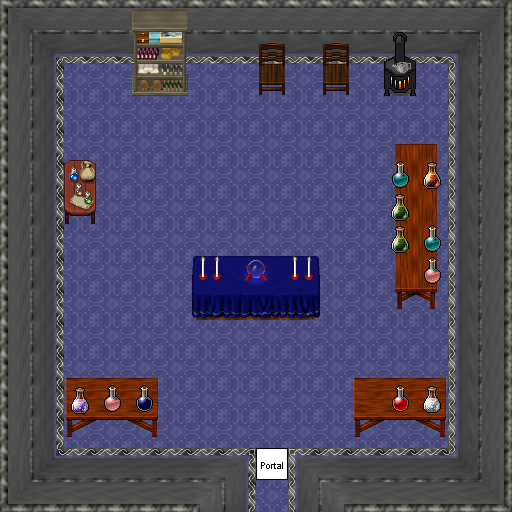

Tiled map render using the project's own tile images. Description and the map definition, with tile-layer contents summarised, below:
An orthogonal 16x16 tile map with 32x32 px tiles, 6 tile layers (0_floor, 1_terrain, 2_object, 3_roof, ...), 2 hidden layers not drawn, 12 tilesets.

<map version="1.2" tiledversion="1.3.0" orientation="orthogonal" renderorder="right-down" compressionlevel="0" width="16" height="16" tilewidth="32" tileheight="32" infinite="0" nextlayerid="9" nextobjectid="1">
 <tileset firstgid="1" name="logic/collision" tilewidth="32" tileheight="32" tilecount="1" columns="1">
  <image source="../../tileset/logic/collision.png" width="32" height="32" />
 </tileset>
 <tileset firstgid="2" name="int_grey" tilewidth="32" tileheight="32" tilecount="121" columns="11">
  <image source="../../tileset/building/wall/int_grey.png" width="352" height="352" />
 </tileset>
 <tileset firstgid="123" name="floor" tilewidth="32" tileheight="32" tilecount="3" columns="3">
  <image source="../../tileset/ground/indoor/floor.png" width="96" height="32" />
 </tileset>
 <tileset firstgid="126" name="wooden_rustic" tilewidth="32" tileheight="32" tilecount="8" columns="4">
  <image source="../../tileset/furniture/chair/wooden_rustic.png" width="128" height="64" />
 </tileset>
 <tileset firstgid="134" name="alchemists_table" tilewidth="32" tileheight="32" tilecount="2" columns="1">
  <image source="../../tileset/furniture/table/alchemists_table.png" width="32" height="64" />
 </tileset>
 <tileset firstgid="136" name="fancy_blue_red" tilewidth="32" tileheight="32" tilecount="12" columns="4">
  <image source="../../tileset/furniture/table/fancy_blue_red.png" width="128" height="96" />
 </tileset>
 <tileset firstgid="148" name="wooden_trestle" tilewidth="32" tileheight="32" tilecount="9" columns="3">
  <image source="../../tileset/furniture/table/wooden_trestle.png" width="96" height="96" />
 </tileset>
 <tileset firstgid="157" name="wooden_trestle_vertical" tilewidth="32" tileheight="32" tilecount="6" columns="2">
  <image source="../../tileset/furniture/table/wooden_trestle_vertical.png" width="64" height="96" />
 </tileset>
 <tileset firstgid="163" name="warmer" tilewidth="32" tileheight="32" tilecount="2" columns="1">
  <image source="../../tileset/furniture/kitchen/warmer.png" width="32" height="64" />
 </tileset>
 <tileset firstgid="165" name="shelf_3" tilewidth="32" tileheight="32" tilecount="10" columns="2">
  <image source="../../tileset/furniture/shelve/shelf_3.png" width="64" height="160" />
 </tileset>
 <tileset firstgid="175" name="potions" tilewidth="32" tileheight="32" tilecount="9" columns="3">
  <image source="../../tileset/item/chemistry/potions.png" width="96" height="96" />
 </tileset>
 <tileset firstgid="184" name="logic/portal" tilewidth="32" tileheight="32" tilecount="24" columns="8">
  <image source="../../tileset/logic/portal.png" width="256" height="96" />
 </tileset>
 <layer id="1" name="0_floor" width="16" height="16">
  <data>[256 cells, 256 non-empty, 1 distinct tile ids]</data>
 </layer>
 <layer id="2" name="1_terrain" width="16" height="16">
  <data>[256 cells, 142 non-empty, 52 distinct tile ids]</data>
 </layer>
 <layer id="3" name="2_object" width="16" height="16">
  <data>[256 cells, 23 non-empty, 18 distinct tile ids]</data>
 </layer>
 <layer id="4" name="3_roof" width="16" height="16">
  <data>[256 cells, 8 non-empty, 5 distinct tile ids]</data>
 </layer>
 <layer id="5" name="4_roof_add" width="16" height="16">
  <data>[256 cells, 0 non-empty, 0 distinct tile ids]</data>
 </layer>
 <layer id="6" name="objects" width="16" height="16">
  <data>[256 cells, 1 non-empty, 1 distinct tile ids]</data>
 </layer>
 <layer id="7" name="collision" width="16" height="16" visible="0" opacity="0.24">
  <data>[256 cells, 144 non-empty, 1 distinct tile ids]</data>
 </layer>
 <layer id="8" name="protection" width="16" height="16" visible="0" opacity="0.24">
  <data>[256 cells, 0 non-empty, 0 distinct tile ids]</data>
 </layer>
</map>
